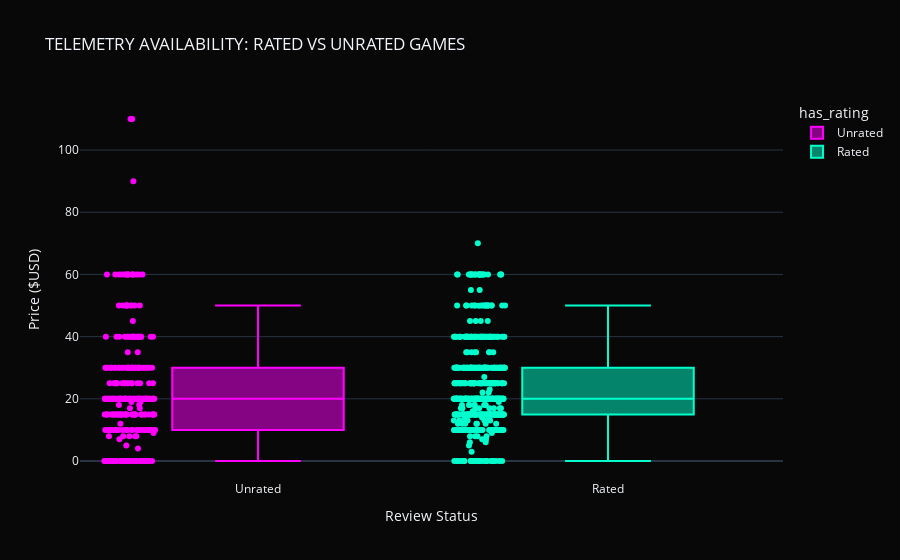

Notebook source saved alongside this figure:
### Code cell
# Create flag for games without ratings
master_df['has_rating'] = master_df['rating'].apply(lambda x: 'Rated' if x > 0 else 'Unrated')

# Visualize the distribution of Price vs. Rating Status
fig = px.box(master_df, x='has_rating', y='price', 
             color='has_rating',
             points="all",
             title="TELEMETRY AVAILABILITY: RATED VS UNRATED GAMES",
             template='plotly_dark',
             color_discrete_map={'Rated': '#00ffcc', 'Unrated': '#ff00ff'})

fig.update_layout(
    plot_bgcolor='#080808',
    paper_bgcolor='#080808',
    yaxis_title="Price ($USD)",
    xaxis_title="Review Status"
)

fig.show()

# Filter games with zero rating
unrated_games = master_df[master_df['rating'] == 0]

print('='*60)
print(f"Total unrated games: {len(unrated_games)}")
print(f"Total games: {len(master_df)}")

# Display key columns for analysis
display(unrated_games[['name', 'genres', 'price', 'review_count']].head())

print('='*60)
# Quick comparison
print()
print("Review Count statistics for games with Rating 0:")
print(master_df[master_df['rating'] == 0]['review_count'].value_counts())

# Check for indies or expensive games without ratings (strategic for UX)
expensive_unrated = master_df[(master_df['rating'] == 0) & (master_df['price'] > 40)]
print('='*60)
print()
print(f"Expensive (Premium) games without rating: {len(expensive_unrated)}")
display(expensive_unrated[['name', 'price', 'developer']].head())

### Figure 1 — Plotly figure (JSON) as saved in the notebook; plotly's stock layout.template omitted (floating-point values rounded to 4 significant figures; data arrays with more than 128 entries replaced by an {"elided": "..."} marker saying what was removed)
{"data": [{"alignmentgroup": "True", "boxpoints": "all", "hovertemplate": "has_rating=%{x}<br>price=%{y}<extra></extra>", "legendgroup": "Unrated", "marker": {"color": "#ff00ff"}, "name": "Unrated", "notched": false, "offsetgroup": "Unrated", "orientation": "v", "showlegend": true, "type": "box", "x": {"elided": "304 str values"}, "x0": " ", "xaxis": "x", "y": {"elided": "304 float values"}, "y0": " ", "yaxis": "y"}, {"alignmentgroup": "True", "boxpoints": "all", "hovertemplate": "has_rating=%{x}<br>price=%{y}<extra></extra>", "legendgroup": "Rated", "marker": {"color": "#00ffcc"}, "name": "Rated", "notched": false, "offsetgroup": "Rated", "orientation": "v", "showlegend": true, "type": "box", "x": {"elided": "611 str values"}, "x0": " ", "xaxis": "x", "y": {"elided": "611 float values"}, "y0": " ", "yaxis": "y"}], "layout": {"boxmode": "overlay", "legend": {"title": {"text": "has_rating"}, "tracegroupgap": 0}, "paper_bgcolor": "#080808", "plot_bgcolor": "#080808", "title": {"text": "TELEMETRY AVAILABILITY: RATED VS UNRATED GAMES"}, "xaxis": {"anchor": "y", "categoryarray": ["Unrated", "Rated"], "categoryorder": "array", "domain": [0, 1], "title": {"text": "Review Status"}}, "yaxis": {"anchor": "x", "domain": [0, 1], "title": {"text": "Price ($USD)"}}}}
